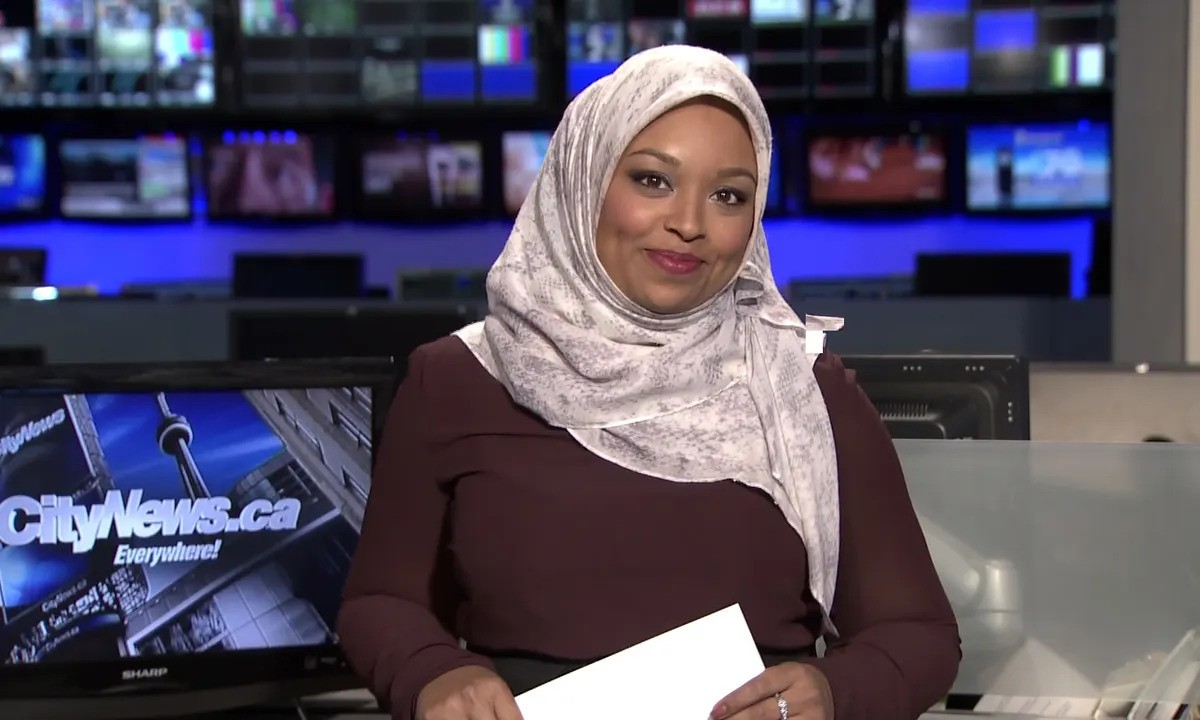
#> input picture assets/female_1.jpg, 1200 x 720 px
$ jupyter execute --allow-errors main.ipynb
#> lines starting #> are read from the running program, lines starting #| are printed output that depends on the picture
[cell 1]
import cv2

[cell 2]
image = cv2.imread("assets/female_1.jpg")
#> image is the input picture: shape (720, 1200, 3); mean B, G, R 96.4, 76.3, 82.2
image = cv2.resize(image, (720, 640))
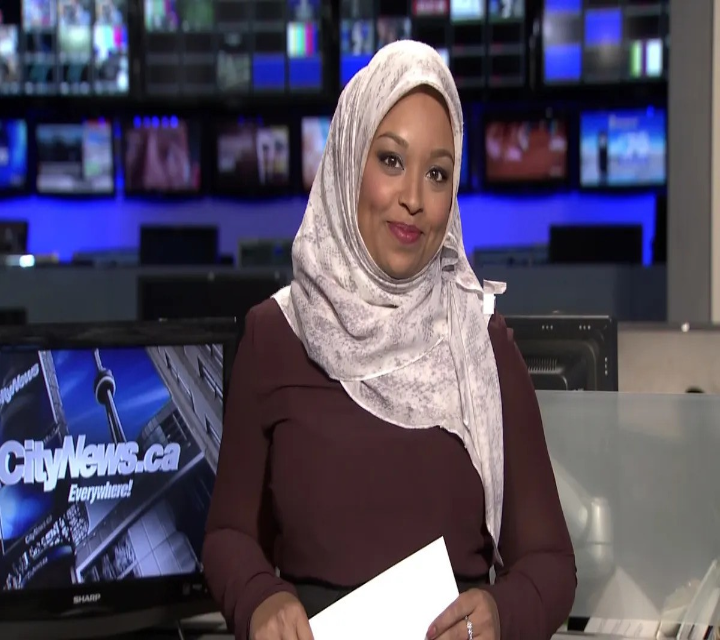
#> image: shape (640, 720, 3); mean B, G, R 96.3, 76.2, 82.2

MODEL_MEAN_VALUES = [104, 117, 123]

[cell 3]
facepb_text = "models/opencv_face_detector.pbtxt"
facepb = "models/opencv_face_detector_uint8.pb"

age_prototxt = "models/age_deploy.prototxt"
age_model = "models/age_net.caffemodel"

gender_prototxt = "models/gender_deploy.prototxt"
gender_model = "models/gender_net.caffemodel"

#> (a cell that did not finish here is left out)

[cell 5]
age_class = ["0-2", "4-6", "8-12", "15-20", "25-32", "38-43", "48-53", "60-100"]
gender_class = ["male", "female"]

[cell 6]
#copy image
img_cp = image.copy()

[cell 7]
img_h = img_cp.shape[0]
#> img_h = 640
img_w = img_cp.shape[1]
#> img_w = 720

blob = cv2.dnn.blobFromImage(img_cp, 1.0, (300, 300), MODEL_MEAN_VALUES, True, False)

#> (a cell that did not finish here is left out)

[cell 9]
#Draw Rectangle on faces
face_bounds = []
#> (the rest of this cell did not finish here and is left out)

[cell 10]
for face_bound in face_bounds:
    try:
        face_temp = img_cp[max(0, face_bound[1]-15):
                      min(face_bound[3] + 15, img_cp.shape[0]-1),
               max(0, face_bound[0]-15):
               min(face_bound[2] + 15, img_cp.shape[0]-1)]
        blob = cv2.dnn.blobFromImage(face_temp, 1.0, (227, 227), MODEL_MEAN_VALUES, True)

        #Gender
        gender.setInput(blob)
        _detected_gender = gender.forward()
        gen = gender_class[_detected_gender[0].argmax()]

        #age
        age.setInput(blob)
        _detected_age = age.forward()
        age_f = age_class[_detected_age[0].argmax()]

        print(gen, age_f)

    except Exception as e:
        print(e)


$ run again, with assets/megan.jpeg copied over assets/female_1.jpg
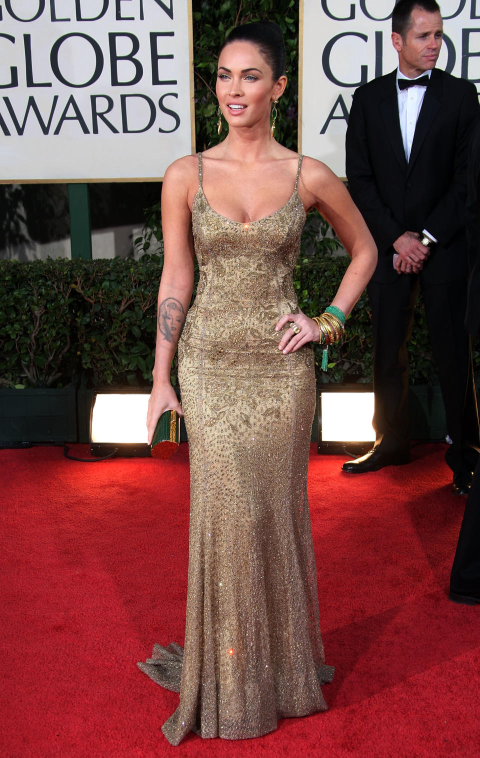
#> input picture assets/megan.jpeg, 960 x 1516 px (shown at 1/2 size)
#> image is the input picture: shape (1516, 960, 3); mean B, G, R 71.8, 74.4, 120.3
#> `image = cv2.resize(image, (720, 640))`:
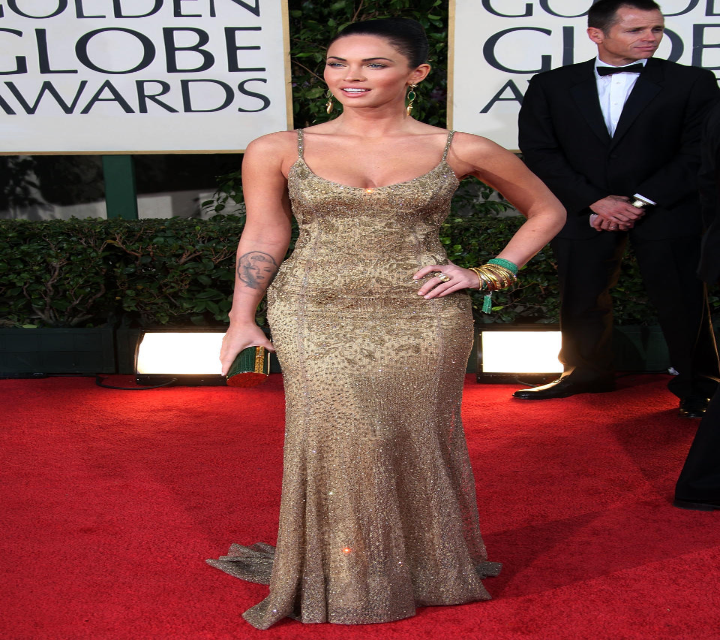
#> image: shape (640, 720, 3); mean B, G, R 71.7, 74.3, 120.2
